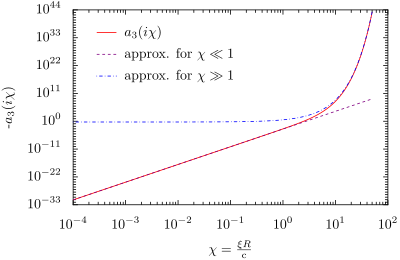

Python code for this plot:
from __future__ import division
import numpy as np
from math import *
from scipy.special import kv,iv
from pyx import *

text.set(mode="latex")

start = 1e-4
stop = 50
N    = 500
l = 3

def a0(l):
    return pi*(-1)**l*( 2*gamma(l+1.5)-l*gamma(l+0.5) )/( l*gamma(l+0.5)**2*gamma(l+1.5) )

def b0(l):
    return pi*(-1)**(l+1)/( gamma(l+0.5)*gamma(l+1.5) )

# reflection coefficient a_l
def a(l,arg):
    return pi/2*(-1)**(l+1)* (l*iv(l+0.5,arg) - arg*iv(l-0.5,arg)) / (l*kv(l+0.5,arg) + arg*kv(l-0.5,arg))


# reflection coefficient b_l
def b(l,arg):
    return pi/2*(-1)**(l+1)* iv(l+0.5,arg)/kv(l+0.5,arg)


points = []
for x in np.logspace(log(start), log(stop), N, base=e):
    points.append((x, abs(a(l,x)), abs(b(l,x)), abs(a0(l))*(x/2)**(2*l+1), abs(b0(l))*(x/2)**(2*l+1), exp(2*x)/2, exp(2*x)/2))
    
g = graph.graphxy(
    width = 8,
    key   = graph.key.key(pos="tl"),
    x     = graph.axis.log(title=r"$\chi = \frac{\xi R}{\mathrm{c}}$"),
    y     = graph.axis.log(title=r"$a_3(i \chi)$"),
)

g.plot([
    graph.data.points(points, x=1, y=2, title=r"$a_%d(i \chi)$" % l),
    graph.data.points(points, x=1, y=4, title=r"approx. for $\chi\ll 1$"),
    graph.data.points(points, x=1, y=6, title=r"approx. for $\chi\gg 1$")],
    [graph.style.line([color.gradient.RedBlue, attr.changelist([style.linestyle.solid, style.linestyle.dashed, style.linestyle.dashdotted])])]
)

g.writePDFfile("mie.pdf")
